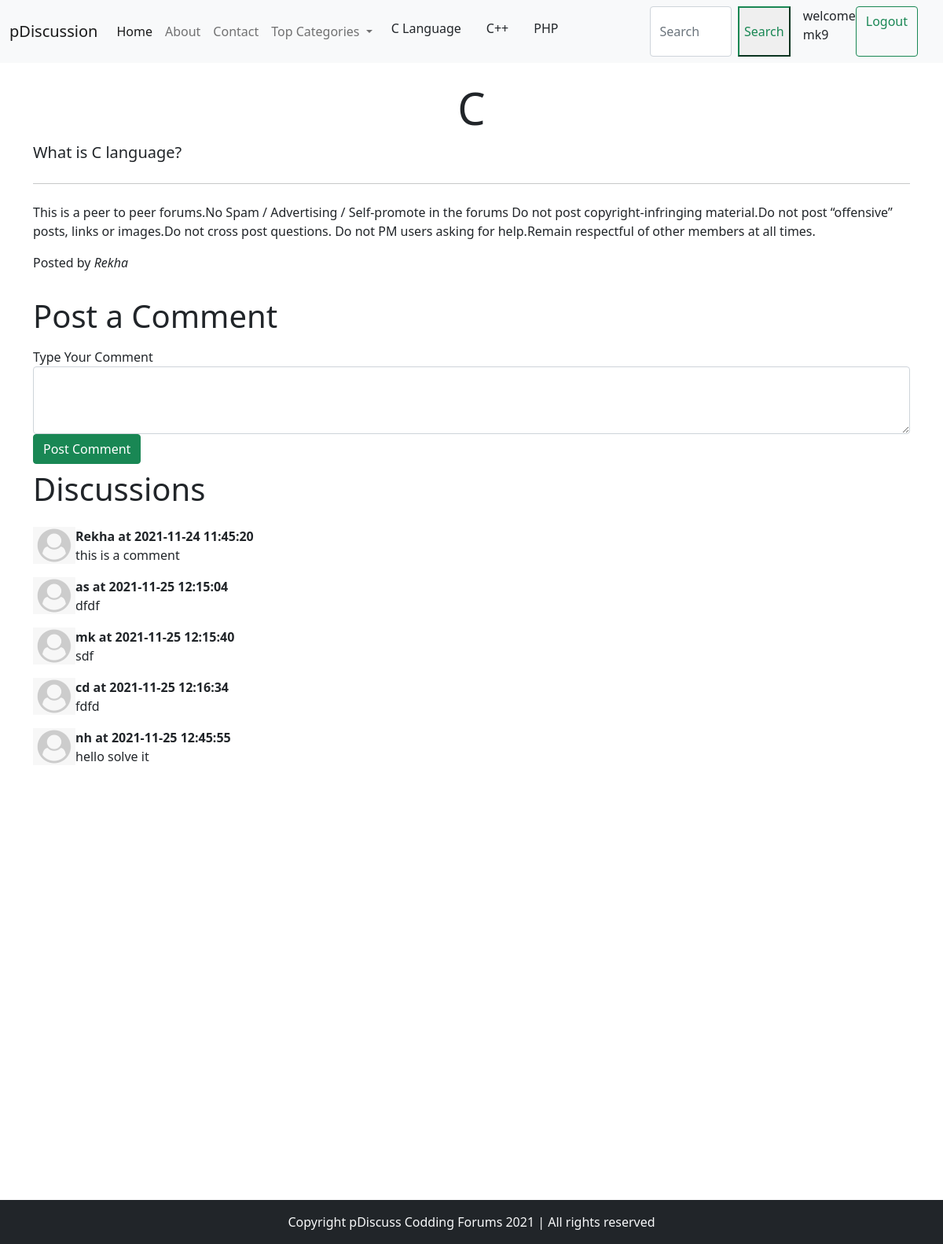
Screenshot of /thread.php?threadid=1 (signed in) with the database file from the repository.
### tables this page shows
CREATE TABLE `categories` (
  `id` int(7) NOT NULL,
  `name` varchar(255) NOT NULL,
  `description` text NOT NULL,
  `dt` datetime NOT NULL DEFAULT current_timestamp()
);

CREATE TABLE `threads` (
  `thread_id` int(7) NOT NULL,
  `thread_title` varchar(255) NOT NULL,
  `thread_desc` text NOT NULL,
  `thread_cat_id` int(7) NOT NULL,
  `thread_user_id` int(7) NOT NULL,
  `timestamp` timestamp NOT NULL DEFAULT current_timestamp() ON UPDATE current_timestamp()
);

CREATE TABLE `users` (
  `id` int(7) NOT NULL,
  `username` varchar(30) NOT NULL,
  `password` text NOT NULL,
  `dt` datetime NOT NULL DEFAULT current_timestamp()
);

CREATE TABLE `comments` (
  `comment_id` int(8) NOT NULL,
  `comment_content` text NOT NULL,
  `thread_id` int(8) NOT NULL,
  `comment_by` int(8) NOT NULL,
  `comment_time` datetime NOT NULL DEFAULT current_timestamp()
);

### thread.php (the view, shortened to what this page needs)
<!doctype html>
<html lang="en">
<head>
    <link href="bootstrap5/css/bootstrap.min.css" rel="stylesheet">
</head>
<body>
<?php include 'partials/_header.php';?>
    <?php
        $id=$_GET['threadid'];
        $sql="SELECT * FROM `threads` WHERE thread_id=$id";
        $result=mysqli_query($conn,$sql);
        while($row=mysqli_fetch_assoc($result))
        {
            $title=$row['thread_title'];
            $desc=$row['thread_desc'];
            $thread_user_id=$row['thread_user_id'];
            $sql2="SELECT username FROM `users` WHERE id='$thread_user_id'";
            $result2=mysqli_query($conn,$sql2);
            $row2=mysqli_fetch_assoc($result2);
            $posted_by=$row2['username'];
        }
    ?>
    <div class="container my-4">
        <div class="jumbotron">
            <h1 class="display-4 text-center"> <?php echo $title;?> </h1>
            <p class="lead"><?php echo $desc;?></p>
            <hr class="my-4">
            <p>This is a peer to peer forums.No Spam / Advertising / Self-promote in the forums
                Do not post copyright-infringing material.Do not post “offensive” posts, links or images.Do not cross
                post questions. Do not PM users asking for help.Remain respectful of other members at all times.
            </p>
            <p>
                Posted by <em><?php echo $posted_by; ?></em>
            </p>
        </div>
    </div>
    <?php
    if(isset($_SESSION['loggedin']) && $_SESSION['loggedin']==true)
    {
        echo
        '<div class="container">
                <h1 class="py-2">Post a Comment</h1>
                <form action="'. $_SERVER["REQUEST_URI"] . '" method="post">
                    <div class="form-group">
                        <label for="exampleFormControlTextarea1">Type Your Comment</label>
                        <textarea class="form-control" id="comment" name="comment" rows="3"></textarea>
                        <input type="hidden" name="id" value="' . $_SESSION['id']  . '">
                    </div>
                    <button type="submit" class="btn btn-success">Post Comment</button>
               </form>
        </div>';
    }
    else
     {
        echo '<div class="container">
        <h1 class="py-2">Post Comment</h1>
        <p class="lead">You are not logged in. Please login to be able to post comment</p>
    </div>';
     }
   ?>
       <div class="container mb-5">
            <h1 class="py-2">Discussions</h1>
        <?php
                $id=$_GET['threadid'];
                $sql="SELECT * FROM `comments` WHERE thread_id=$id";
                $result=mysqli_query($conn,$sql);
                while($row=mysqli_fetch_assoc($result))
                {
                    $content=$row['comment_content'];
                    $comment_time = $row['comment_time'];
                    $thread_user_id=$row['comment_by'];
                    $sql2="SELECT username FROM `users` WHERE id='$thread_user_id'";
                    $result2=mysqli_query($conn,$sql2);
                    $row2=mysqli_fetch_assoc($result2);
                    echo '<div class="media my-3">
                            <img src="img/userdefault.png" width="54px" class="mr-3" alt="..." align="left">
                            <div class="media-body">
                                <div class="font-weight-bold my-0"><b>'. $row2['username'] . ' at '. $comment_time. '</b></div> '. $content . '
                            </div>
                        </div>';
                }
        ?>
    </div>
    <?php include 'partials/_footer.php';?>
</body>
</html>

### partials/_nav.php (shortened to what this page needs)
<?php
include '_dbconnect.php';
echo '
<nav class="navbar navbar-expand-lg navbar-light bg-light">
<div class="container-fluid">
    <a class="navbar-brand" href="/forum/index.php">pDiscussion</a>
    <button class="navbar-toggler" type="button" data-bs-toggle="collapse" data-bs-target="#navbarSupportedContent" aria-controls="navbarSupportedContent" aria-expanded="false" aria-label="Toggle navigation">
    <span class="navbar-toggler-icon"></span>
    </button>
    <div class="collapse navbar-collapse" id="navbarSupportedContent">
    <ul class="navbar-nav me-auto mb-2 mb-lg-0">
        <li class="nav-item">
        <a class="nav-link active" aria-current="page" href="/forum">Home</a>
        </li>
        <li class="nav-item">
        <a class="nav-link" href="about.php">About</a>
        </li>
        <li class="nav-item">
        <a  class="nav-link" href="contact.php">Contact</a>
        </li>
        <li class="nav-item dropdown">
        <a class="nav-link dropdown-toggle" href="#" id="navbarDropdown" role="button" data-toggle="dropdown" aria-haspopup="true" aria-expanded="false">
           Top Categories
        </a>
        <div class="dropdown-menu" aria-labelledby="navbarDropdown">';
          $sql="SELECT * FROM `categories` LIMIT 3";
            $result=mysqli_query($conn,$sql);
            while($row=mysqli_fetch_assoc($result))
            {
                $id=$row['id'];
                $cat=$row['name'];
            echo '<li><a class="dropdown-item"  href="threadlist.php?catid= ' . $id . '">' . $cat . '</a></li>';
            }
        echo'</div>
    </ul>
    <div class="row mx-2">';
    if(isset($_SESSION['loggedin']) && $_SESSION['loggedin']==true)
    {
        echo ' <form class="d-flex" method="get" action="search.php">
        <input class="form-control me-2" type="search" name="search" placeholder="Search" aria-label="Search">
        <button class="btn-outline-success custom-btn-class" type="submit">Search</button>
        <p class="text-light my-0 mx-2"><p class="text-dark"> welcome '.$_SESSION['username'].'</p>
        <a href="partials/_logout.php" class="btn btn-outline-success" type="submit">Logout</a>
        </form>';
    }
    echo'
         </div>
         </div>
         </nav>';
?>

### rows the page displays
categories: name "C Language"
categories: name "C++"
categories: name "PHP"
threads: thread_title "C", thread_desc "What is C language?"
users: username "Rekha"
comments: users.username "Rekha", comment_time "2021-11-24 11:45:20", comment_content "this is a comment"
comments: users.username "as", comment_time "2021-11-25 12:15:04", comment_content "dfdf"
comments: users.username "mk", comment_time "2021-11-25 12:15:40", comment_content "sdf"
comments: users.username "cd", comment_time "2021-11-25 12:16:34", comment_content "fdfd"
comments: users.username "nh", comment_time "2021-11-25 12:45:55", comment_content "hello solve it"

### other values shown
$_SESSION['username'] "mk9"
